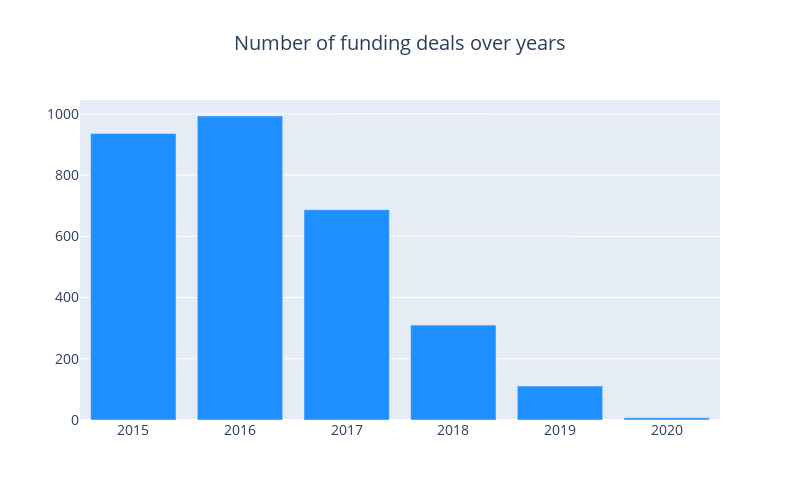

The notebook cell this image was saved under:
### Code cell
cnt_srs = df["year"].value_counts()
cnt_srs = cnt_srs.sort_index()
trace = go.Bar(
    x=cnt_srs.index,
    y=cnt_srs.values,
    marker=dict(
        color="#1E90FF",
    ),
)

layout = go.Layout(
    title=go.layout.Title(
        text="Number of funding deals over years",
        x=0.5
    ),
    font=dict(size=14),
    width=800,
    height=500,
)

data = [trace]
fig = go.Figure(data=data, layout=layout)
py.iplot(fig, filename="funding")

### Figure 1 — Plotly figure (JSON) as saved in the notebook; plotly's stock layout.template omitted (floating-point values rounded to 4 significant figures)
{"data": [{"marker": {"color": "#1E90FF"}, "type": "bar", "x": [2015, 2016, 2017, 2018, 2019, 2020], "y": [936, 993, 687, 310, 111, 7]}], "layout": {"font": {"size": 14}, "height": 500, "title": {"text": "Number of funding deals over years", "x": 0.5}, "width": 800}}
